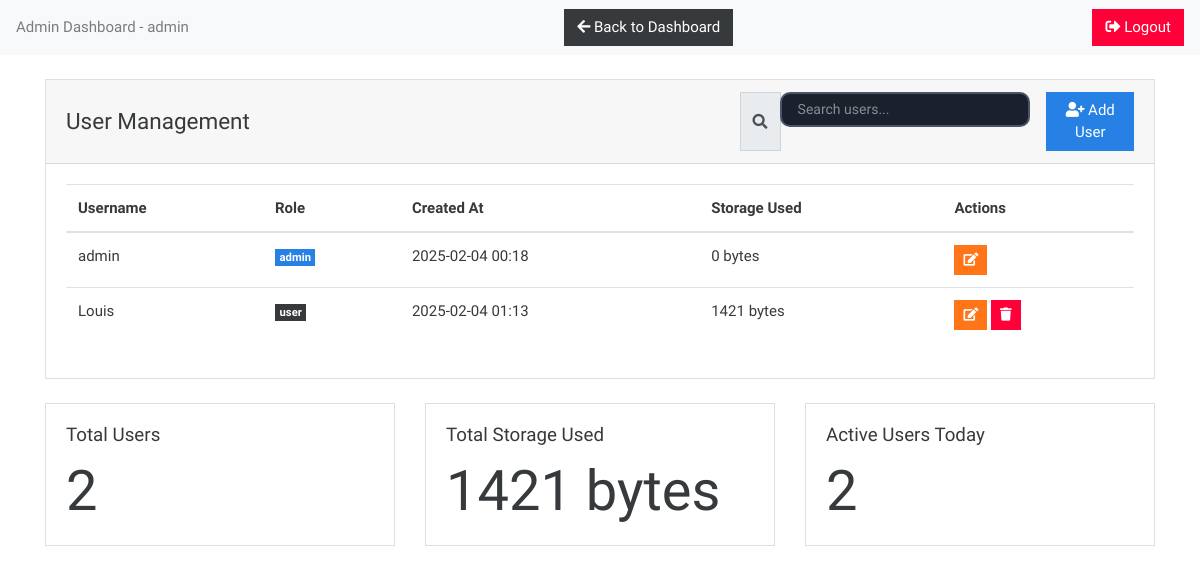
The page /admin (signed in) on the database its author committed.
### app.py (models this page shows)
class User(db.Model):
    id = db.Column(db.Integer, primary_key=True)
    username = db.Column(db.String(150), unique=True, nullable=False)
    password = db.Column(db.String(150), nullable=False)
    role = db.Column(db.String(50), nullable=False)
    created_at = db.Column(db.DateTime, default=datetime.now())

### app.py (the view)
@app.route('/admin')
@admin_required
def admin_dashboard():
    users = User.query.all()
    user_storage = {}
    total_storage = 0
    for user in users:
        user_files = File.query.filter_by(owner_id=user.id).all()
        storage = sum(file.size for file in user_files)
        user_storage[user.id] = storage
        total_storage += storage
    active_users = len(users)
    return render_template('admin_dashboard.html',
                         users=users,
                         user_storage=user_storage,
                         total_storage=total_storage,
                         active_users=active_users,
                         username=User.query.get(session['user_id']).username)

### app.py (called while the page is built)
def admin_required(f):
    @wraps(f)
    def decorated_function(*args, **kwargs):
        if 'user_id' not in session:
            return redirect(url_for('login'))
        user = User.query.get(session['user_id'])
        if not user or user.role != 'admin':
            flash('Admin access required')
            return redirect(url_for('dashboard'))
        return f(*args, **kwargs)
    return decorated_function

### templates/admin_dashboard.html (shortened to what this page needs)
<!DOCTYPE html>
<html lang="en">
<head>
    <link href="https://stackpath.bootstrapcdn.com/bootswatch/4.3.1/cosmo/bootstrap.min.css" rel="stylesheet">
    <link rel="stylesheet" href="https://cdnjs.cloudflare.com/ajax/libs/font-awesome/5.15.4/css/all.min.css">
    <link rel="stylesheet" href="/static/style.css">
</head>
<body>
    <nav class="navbar navbar-light bg-light">
        <span class="navbar-text mr-3">Admin Dashboard - {{ username }}</span>
        <a href="{{ url_for('dashboard') }}" class="btn btn-secondary ml-1">
            <i class="fas fa-arrow-left"></i> Back to Dashboard
        </a>
        <a href="{{ url_for('logout') }}" class="btn btn-danger ml-1">
            <i class="fas fa-sign-out-alt"></i> Logout
        </a>
    </nav>
    <div class="container mt-4">
        <div class="row mb-4">
            <div class="col-12">
                <div class="card">
                    <div class="card-header d-flex justify-content-between align-items-center">
                        <h4 class="mb-0">User Management</h4>
                        <div class="d-flex">
                            <div class="input-group mr-3">
                                <div class="input-group-prepend">
                                    <span class="input-group-text"><i class="fas fa-search"></i></span>
                                </div>
                                <input type="text" id="userSearch" class="form-control" placeholder="Search users..." onkeyup="searchUsers()">
                            </div>
                            <button class="btn btn-primary" data-toggle="modal" data-target="#addUserModal">
                                <i class="fas fa-user-plus"></i> Add User
                            </button>
                        </div>
                    </div>
                    <div class="card-body">
                        <div class="table-responsive">
                            <table class="table table-hover">
                                <thead>
                                    <tr>
                                        <th>Username</th>
                                        <th>Role</th>
                                        <th>Created At</th>
                                        <th>Storage Used</th>
                                        <th>Actions</th>
                                    </tr>
                                </thead>
                                <tbody>
                                    {% for user in users %}
                                    <tr>
                                        <td>{{ user.username }}</td>
                                        <td>
                                            <span class="badge badge-{{ 'primary' if user.role == 'admin' else 'secondary' }}">
                                                {{ user.role }}
                                            </span>
                                        </td>
                                        <td>{{ user.created_at.strftime('%Y-%m-%d %H:%M') }}</td>
                                        <td>{{ user_storage.get(user.id, 0) }} bytes</td>
                                        <td>
                                            <button class="btn btn-sm btn-warning" onclick="editUser('{{ user.id }}', '{{ user.username }}', '{{ user.role }}')">
                                                <i class="fas fa-edit"></i>
                                            </button>
                                            {% if user.username != 'admin' %}
                                            <form action="{{ url_for('delete_user', user_id=user.id) }}" method="POST" class="d-inline">
                                                <button type="submit" class="btn btn-sm btn-danger" onclick="return confirm('Are you sure you want to delete this user?')">
                                                    <i class="fas fa-trash"></i>
                                                </button>
                                            </form>
                                            {% endif %}
                                        </td>
                                    </tr>
                                    {% endfor %}
                                </tbody>
                            </table>
                        </div>
                    </div>
                </div>
            </div>
        </div>
        <div class="row">
            <div class="col-md-4">
                <div class="card">
                    <div class="card-body">
                        <h5 class="card-title">Total Users</h5>
                        <p class="card-text display-4">{{ users|length }}</p>
                    </div>
                </div>
            </div>
            <div class="col-md-4">
                <div class="card">
                    <div class="card-body">
                        <h5 class="card-title">Total Storage Used</h5>
                        <p class="card-text display-4">{{ total_storage }} bytes</p>
                    </div>
                </div>
            </div>
            <div class="col-md-4">
                <div class="card">
                    <div class="card-body">
                        <h5 class="card-title">Active Users Today</h5>
                        <p class="card-text display-4">{{ active_users }}</p>
                    </div>
                </div>
            </div>
        </div>
    </div>
</body>
</html>

### static/style.css (style rules this page uses)
.form-control { width: 100%; padding: 12px 16px; border: 2px solid #4a5568; border-radius: 10px; font-size: 14px; transition: all 0.3s ease; background: #1a202c; color: #ffffff; }

### rows shown on the page
User: username "admin", role "admin", created_at "2025-02-04 00:18", get "0"
User: username "Louis", role "user", created_at "2025-02-04 01:13", get "1421"

### other values the page prints
{{ users|length }} "2"
{{ total_storage }} "1421"
{{ active_users }} "2"
